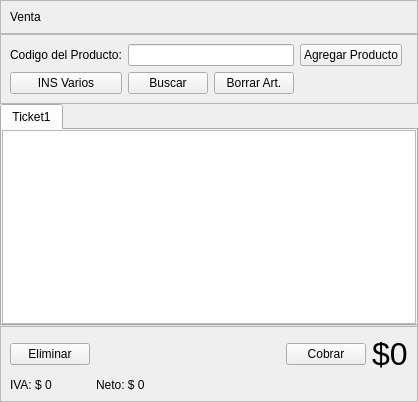
      <widget class="QWidget" name="pageVentas">
       <layout class="QVBoxLayout" name="verticalLayout_3">
        <property name="spacing">
         <number>0</number>
        </property>
        <property name="leftMargin">
         <number>0</number>
        </property>
        <property name="topMargin">
         <number>0</number>
        </property>
        <property name="rightMargin">
         <number>0</number>
        </property>
        <property name="bottomMargin">
         <number>0</number>
        </property>
        <item>
         <widget class="QFrame" name="frame_8">
          <property name="sizePolicy">
           <sizepolicy hsizetype="Preferred" vsizetype="Preferred">
            <horstretch>0</horstretch>
            <verstretch>1</verstretch>
           </sizepolicy>
          </property>
          <property name="frameShape">
           <enum>QFrame::Shape::StyledPanel</enum>
          </property>
          <property name="frameShadow">
           <enum>QFrame::Shadow::Raised</enum>
          </property>
          <layout class="QHBoxLayout" name="horizontalLayout_5">
           <item>
            <widget class="QLabel" name="label_3">
             <property name="text">
              <string>Venta</string>
             </property>
            </widget>
           </item>
          </layout>
         </widget>
        </item>
        <item>
         <widget class="QFrame" name="frame_9">
          <property name="sizePolicy">
           <sizepolicy hsizetype="Preferred" vsizetype="Preferred">
            <horstretch>0</horstretch>
            <verstretch>2</verstretch>
           </sizepolicy>
          </property>
          <property name="frameShape">
           <enum>QFrame::Shape::StyledPanel</enum>
          </property>
          <property name="frameShadow">
           <enum>QFrame::Shadow::Raised</enum>
          </property>
          <layout class="QGridLayout" name="gridLayout_2">
           <item row="0" column="1" colspan="2">
            <widget class="QLineEdit" name="codigoEdit">
             <property name="sizePolicy">
              <sizepolicy hsizetype="Expanding" vsizetype="Minimum">
               <horstretch>2</horstretch>
               <verstretch>1</verstretch>
              </sizepolicy>
             </property>
            </widget>
           </item>
           <item row="0" column="3">
            <widget class="QPushButton" name="btnAgregarTicket">
             <property name="sizePolicy">
              <sizepolicy hsizetype="Minimum" vsizetype="Minimum">
               <horstretch>1</horstretch>
               <verstretch>1</verstretch>
              </sizepolicy>
             </property>
             <property name="text">
              <string>Agregar Producto</string>
             </property>
            </widget>
           </item>
           <item row="1" column="0">
            <widget class="QPushButton" name="btnVarios">
             <property name="sizePolicy">
              <sizepolicy hsizetype="Minimum" vsizetype="Minimum">
               <horstretch>1</horstretch>
               <verstretch>1</verstretch>
              </sizepolicy>
             </property>
             <property name="text">
              <string>INS Varios</string>
             </property>
            </widget>
           </item>
           <item row="1" column="2">
            <widget class="QPushButton" name="btnEliminarFila">
             <property name="sizePolicy">
              <sizepolicy hsizetype="Minimum" vsizetype="Minimum">
               <horstretch>1</horstretch>
               <verstretch>1</verstretch>
              </sizepolicy>
             </property>
             <property name="text">
              <string>Borrar Art.</string>
             </property>
            </widget>
           </item>
           <item row="1" column="1">
            <widget class="QPushButton" name="btnBuscar">
             <property name="sizePolicy">
              <sizepolicy hsizetype="Minimum" vsizetype="Minimum">
               <horstretch>1</horstretch>
               <verstretch>1</verstretch>
              </sizepolicy>
             </property>
             <property name="text">
              <string>Buscar</string>
             </property>
            </widget>
           </item>
           <item row="0" column="0">
            <widget class="QLabel" name="label_4">
             <property name="sizePolicy">
              <sizepolicy hsizetype="Preferred" vsizetype="Preferred">
               <horstretch>1</horstretch>
               <verstretch>1</verstretch>
              </sizepolicy>
             </property>
             <property name="text">
              <string>Codigo del Producto:</string>
             </property>
            </widget>
           </item>
           <item row="0" column="4">
            <widget class="QFrame" name="frame_19">
             <property name="sizePolicy">
              <sizepolicy hsizetype="Preferred" vsizetype="Preferred">
               <horstretch>17</horstretch>
               <verstretch>1</verstretch>
              </sizepolicy>
             </property>
             <property name="frameShape">
              <enum>QFrame::Shape::NoFrame</enum>
             </property>
             <property name="frameShadow">
              <enum>QFrame::Shadow::Raised</enum>
             </property>
            </widget>
           </item>
          </layout>
         </widget>
        </item>
        <item>
         <widget class="QTabWidget" name="tabWidget">
          <property name="sizePolicy">
           <sizepolicy hsizetype="Expanding" vsizetype="Expanding">
            <horstretch>0</horstretch>
            <verstretch>18</verstretch>
           </sizepolicy>
          </property>
          <property name="currentIndex">
           <number>0</number>
          </property>
          <widget class="QWidget" name="Ticket1">
           <attribute name="title">
            <string>Ticket1</string>
           </attribute>
           <layout class="QHBoxLayout" name="horizontalLayout_4">
            <property name="spacing">
             <number>6</number>
            </property>
            <property name="leftMargin">
             <number>0</number>
            </property>
            <property name="topMargin">
             <number>0</number>
            </property>
            <property name="rightMargin">
             <number>0</number>
            </property>
            <property name="bottomMargin">
             <number>0</number>
            </property>
            <item>
             <widget class="QTableView" name="tablaTicket"/>
            </item>
           </layout>
          </widget>
         </widget>
        </item>
        <item>
         <widget class="QFrame" name="frame_10">
          <property name="sizePolicy">
           <sizepolicy hsizetype="Preferred" vsizetype="Preferred">
            <horstretch>0</horstretch>
            <verstretch>3</verstretch>
           </sizepolicy>
          </property>
          <property name="frameShape">
           <enum>QFrame::Shape::StyledPanel</enum>
          </property>
          <property name="frameShadow">
           <enum>QFrame::Shadow::Raised</enum>
          </property>
          <layout class="QGridLayout" name="gridLayout_3">
           <item row="0" column="3">
            <spacer name="horizontalSpacer_6">
             <property name="orientation">
              <enum>Qt::Orientation::Horizontal</enum>
             </property>
             <property name="sizeHint" stdset="0">
              <size>
               <width>40</width>
               <height>20</height>
              </size>
             </property>
            </spacer>
           </item>
           <item row="1" column="1">
            <widget class="QLabel" name="lblNeto">
             <property name="sizePolicy">
              <sizepolicy hsizetype="Preferred" vsizetype="Preferred">
               <horstretch>0</horstretch>
               <verstretch>0</verstretch>
              </sizepolicy>
             </property>
             <property name="text">
              <string>Neto: $ 0</string>
             </property>
            </widget>
           </item>
           <item row="0" column="4">
            <widget class="QPushButton" name="btnCobrar">
             <property name="sizePolicy">
              <sizepolicy hsizetype="Minimum" vsizetype="Fixed">
               <horstretch>0</horstretch>
               <verstretch>0</verstretch>
              </sizepolicy>
             </property>
             <property name="text">
              <string>Cobrar</string>
             </property>
            </widget>
           </item>
           <item row="1" column="0">
            <widget class="QLabel" name="lblIVA">
             <property name="sizePolicy">
              <sizepolicy hsizetype="Preferred" vsizetype="Preferred">
               <horstretch>0</horstretch>
               <verstretch>0</verstretch>
              </sizepolicy>
             </property>
             <property name="text">
              <string>IVA: $ 0</string>
             </property>
            </widget>
           </item>
           <item row="0" column="0">
            <widget class="QPushButton" name="btnEliminarTicket">
             <property name="sizePolicy">
              <sizepolicy hsizetype="Minimum" vsizetype="Fixed">
               <horstretch>0</horstretch>
               <verstretch>0</verstretch>
              </sizepolicy>
             </property>
             <property name="text">
              <string>Eliminar</string>
             </property>
            </widget>
           </item>
           <item row="0" column="5">
            <widget class="QLabel" name="lblTotal">
             <property name="sizePolicy">
              <sizepolicy hsizetype="Preferred" vsizetype="Preferred">
               <horstretch>0</horstretch>
               <verstretch>0</verstretch>
              </sizepolicy>
             </property>
             <property name="font">
              <font>
               <pointsize>24</pointsize>
              </font>
             </property>
             <property name="lineWidth">
              <number>1</number>
             </property>
             <property name="midLineWidth">
              <number>0</number>
             </property>
             <property name="text">
              <string>$0</string>
             </property>
             <property name="textFormat">
              <enum>Qt::TextFormat::MarkdownText</enum>
             </property>
             <property name="scaledContents">
              <bool>false</bool>
             </property>
            </widget>
           </item>
          </layout>
         </widget>
        </item>
       </layout>
      </widget>
